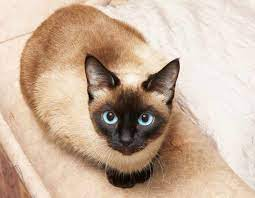
#> input picture images/cat.jpg, 255 x 198 px, found by its file name
$ jupyter execute OPEN_CV_Tutorial.ipynb
#> lines starting #> are read from the running program, lines starting #| are printed output that depends on the picture; after the words box and inside, x2 and y2 are one past the last pixel; in counts of white or black regions, pixels touching at a corner belong together
# 개요.
- OpenCV를 알고 이미지연산, 이미지변형 등을 공부합니다.
- OpenCV를 이용하여 객체탐지 모델을 응용 공부합니다.

# Colab에서 사진업로드

[cell 1]
from google.colab import files
uploaded = files.upload()
#> the answer given: cat.jpg

# OpenCV의 기본적인 함수
- cv2.imread(file_name, flag): 이미지를 읽어 Numpy 객체로 만드는 함수
  - file_name : 읽고자 하는 이미지 파일
  - flag : 이미지를 읽는 방법 설정
    - IMREAD_COLOR : 이미지를 Color로 읽고, 투명한 부분은 무시
    - IMREAD_GRAYSCALE : 이미지를 Grayscale로 읽기
    - IMREAD_UNCHAGED : 이미지를 Color로 읽고, 투명한 부분도 읽기(Alpha)
  **반환 값* : Numpy 객체 (행, 열, 색상: 기본BGR)
- cv2.imshow(title, image): 특정한 이미지를 화면에 출력하는 함수
- cv2.cvtColor(image, flag): 이미지를 색상 형태를 변경하는 함수

# CoLab에서의 이미지 출력
- CoLab은 Jupyter Notebook을 기반으로 동작하므로 Matplotlib를 이용하여 이미지를 출력합니다.
- OpenCV는 BGR을 기준으로 하며, Matplotlib는 RGB를 기준으로 합니다.

[cell 2]
import cv2
import numpy as np
import matplotlib.pyplot as plt

img_basic = cv2.imread('cat.jpg', cv2.IMREAD_COLOR)
#> img_basic is the input picture: shape (198, 255, 3); mean B, G, R 157.7, 177.7, 201.5
plt.imshow(cv2.cvtColor(img_basic, cv2.COLOR_BGR2RGB))
plt.show()

# 회색출력법1 : cvtClolor를 이용하는 방법
img_gray = cv2.cvtColor(img_basic, cv2.COLOR_BGR2GRAY)
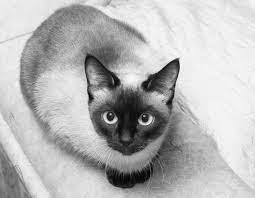
#> img_gray: shape (198, 255); min 1, max 253, mean 182.6
plt.imshow(cv2.cvtColor(img_gray, cv2.COLOR_BGR2RGB))
plt.show()

# 회색출력법2 : GRAYSCALE를 이용하는 방법
img_gray1 = cv2.imread('cat.jpg', cv2.IMREAD_GRAYSCALE)
#> img_gray1: shape (198, 255); min 0, max 255, mean 182.6
plt.imshow(cv2.cvtColor(img_gray1, cv2.COLOR_BGR2RGB))
plt.show()

# OPEN CV 이미지 연산
OpenCV를 활용한 이미지 크기 및 픽셀 정보 확인

[cell 3]
image = cv2.imread('cat.jpg')

# 픽셀 수 및 이미지 크기 확인
# (가로, 세로, 색)
print("image.shape : ", image.shape)
#| image.shape :  (198, 255, 3)
# 가로 X 세로 X 색
print("image.size : ", image.size)
#| image.size :  151470

# 이미지 Numpy 객체의 특정 픽셀을 가리킵니다.
px = image[100, 100]
#> px = [139, 172, 211]

# B, G, R 순서로 출력됩니다.
# (단, Gray Scale인 경우에는 B, G, R로 구분되지 않습니다.)
# (100, 100)의 BGR
print("image.px : ", px)
#| image.px :  [139 172 211]

# R 값만 출력하기
print("imgage.px RedColor : ", px[2])
#| imgage.px RedColor :  211

- 반복문과 슬라이싱을 이용해 픽셀 변경 가능
- 슬라이싱을 이용했을 경우 시간단축에 도움됨.

[cell 4]
import time

# 반복문을 이용해 픽셀값에 흰색입히기
start_time = time.time()
for i in range(0, 100):
    for j in range(0, 100):
      image[i, j] = [255, 255, 255]
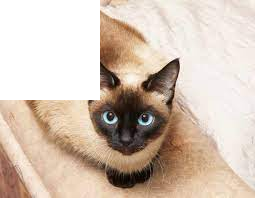
#> image: shape (198, 255, 3); 19.81% of pixels changed, all inside (x1, y1, x2, y2) = (0, 0, 100, 100)
print("--- %s seconds ---" % (time.time() - start_time))

# 슬라이싱을 이용해 픽셀값에 검은색입히기
# start_time = time.time()
# image[0:100, 0:100] = [0, 0, 0]
print("--- %s seconds ---" % (time.time() - start_time))

plt.imshow(cv2.cvtColor(image, cv2.COLOR_BGR2RGB))
plt.show()

- OpenCV를 활용한 ROI(Region of Interest: 관심 있는 영역) 추출

[cell 5]
image = cv2.imread('cat.jpg')

# Numpy Slicing: ROI 처리 가능
# roi에 추출하고자하는 위치 선정
roi = image[0:100, 0:100]

# ROI 단위로 이미지 복사하기
# 보여주고자 하는 위치에 roi 대입
image[0:100, 100:200] = roi
#> image: shape (198, 255, 3); 19.81% of pixels changed, all inside (x1, y1, x2, y2) = (100, 0, 200, 100)

plt.imshow(cv2.cvtColor(image, cv2.COLOR_BGR2RGB))
plt.show()

- OpenCV를 활용한 픽셀별 색상 다루기

[cell 6]
image = cv2.imread('cat.jpg')
# 이미지의 모든 Red 값을 0으로 만듬.
image[:, :, 2] = 0
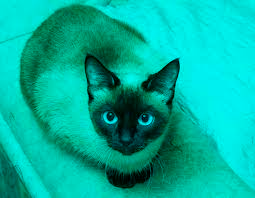
#> image: shape (198, 255, 3); mean B, G, R 157.7, 177.7, 0

plt.imshow(cv2.cvtColor(image, cv2.COLOR_BGR2RGB))
plt.show()

# OPEN CV 이미지 변형
**cv2.resize(image, dsize, fx, fy, interpolation)**: 이미지의 크기를 조절합니다.

- dsize: Manual Size
- fx: 가로 비율
- fy: 세로 비율
- interpolation: 보간법

**보간법은 알려진 값을 가진 두 점 사이 어느 지점의 값이 얼마일지를 추정하는 기법.**

**사이즈가 변할 때 픽셀 사이의 값을 조절하는 방법을 의미합니다.**

> 1) INTER_CUBIC : 사이즈를 크게 할 때 주로 사용합니다.
>
> 2) INTER_AREA : 사이즈를 작게 할 때 주로 사용합니다.

> 1) **INTER_NEAREST** : 최근접 보간법
>
> 2) **INTER_LINEAR** : 선형 보간법(used by default)
>
> 3) **INTER_AREA** : resampling using pixel area relation. It may be a preferred method for image decimation, as it gives moire’-free results. But when the image is zoomed, it is similar to theINTER_NEAREST method.
>
> 4) **INTER_CUBIC** : a bicubic interpolation over 4×4 pixel neighborhood
>
> 5) **INTER_LANCZOS4** : a Lanczos interpolation over 8×8 pixel neighborhood

[cell 7]
# 고양이 사진
image = cv2.imread('cat.jpg')
plt.imshow(cv2.cvtColor(image, cv2.COLOR_BGR2RGB))
plt.show()

# 비율 2배
expand = cv2.resize(image, None, fx=2.0, fy=2.0, interpolation=cv2.INTER_CUBIC)
plt.imshow(cv2.cvtColor(expand, cv2.COLOR_BGR2RGB))
plt.show()

# 비율 0.8배
shrink = cv2.resize(image, None, fx=0.8, fy=0.8, interpolation=cv2.INTER_AREA)
plt.imshow(cv2.cvtColor(shrink, cv2.COLOR_BGR2RGB))
plt.show()

[cell 8]
# [20 lines of commented-out code are left out]

cv2.warpAffine(image, M, dsize): 이미지의 위치를 변경합니다.

- M: 변환 행렬
- dsize: Manual Size

[cell 9]
# 행과 열 정보만 저장합니다.
height, width = image.shape[:2]
#> height = 198; width = 255
# M 값을 통해 50, 10 만큼 이동
# dsize : Manual Size에 (width, height) 넣어줌.
M = np.float32([[1, 0, 50], [0, 1, 10]])
dst = cv2.warpAffine(image, M, (width, height))

plt.imshow(cv2.cvtColor(dst, cv2.COLOR_BGR2RGB))
plt.show()

cv2.getRotationMatrix2D(center, angle, scale): 이미지 회전을 위한 변환 행렬을 생성합니다.

- center: 회전 중심
- angle: 회전 각도
- scale: Scale Factor

[cell 10]
height, width = image.shape[:2]
# center : 회전중심 값 = (width / 5, height / 2)
# angle : 회전각도 = 90
# scale : Scale Factor = 출력크기
M = cv2.getRotationMatrix2D((width / 2, height / 2), 270, 0.6)
print(M)
#| [[-1.10218212e-16 -6.00000000e-01  1.86900000e+02]
#|  [ 6.00000000e-01 -1.10218212e-16  2.25000000e+01]]
dst = cv2.warpAffine(image, M, (width, height))
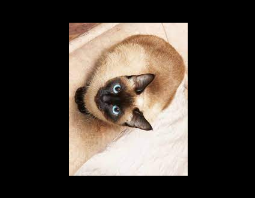
#> dst: shape (198, 255, 3); mean B, G, R 56.8, 64, 72.6

plt.imshow(cv2.cvtColor(dst, cv2.COLOR_BGR2RGB))
plt.show()

# OPEN CV 이미지 합치기

[cell 11]
uploaded = files.upload()
#> the answer given: cat_06.jpg

[cell 12]
uploaded = files.upload()
#> the answer given: cat_ragdoll_02.jpg

[cell 13]
image_1 = cv2.imread('cat_06.jpg', cv2.IMREAD_COLOR)
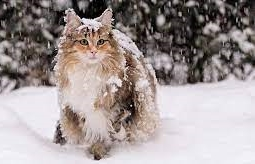
#> input picture images/cat_06.jpg, 255 x 164 px, found by its file name
#> image_1 is the input picture: shape (164, 255, 3); mean B, G, R 149.4, 150.4, 160.5
image_2 = cv2.imread('cat_ragdoll_02.jpg', cv2.IMREAD_COLOR)
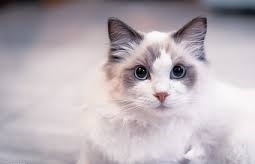
#> input picture images/cat_ragdoll_02.jpg, 255 x 164 px, found by its file name
#> image_2 is the input picture: shape (164, 255, 3); mean B, G, R 182.3, 176.3, 185.2
plt.imshow(cv2.cvtColor(image_1, cv2.COLOR_BGR2RGB))
plt.show()
plt.imshow(cv2.cvtColor(image_2, cv2.COLOR_BGR2RGB))
plt.show()

[cell 14]
# cv2를 이용해 합한 사진
# 값이 255이 초과하면 255가 되므로 저첸적으로 흰색에 쏠린다.
result = cv2.add(image_1, image_2)
plt.imshow(cv2.cvtColor(result, cv2.COLOR_BGR2RGB))
plt.show()

# Numpy를 이용해 합한 사진
# 값이 255값을 초과한 부분은 어색한 색상이 나온다.
result = image_1 + image_2
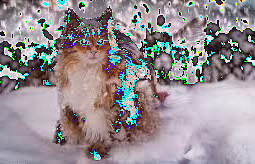
#> result: shape (164, 255, 3); mean B, G, R 146.5, 142.3, 149.8
plt.imshow(cv2.cvtColor(result, cv2.COLOR_BGR2RGB))
plt.show()

# 두 결과 좋지 않다.

# 이미지 Blending

# OPEN CV 임계점 처리하기
=> CNN에서 이미지 훈련할때 사용.

- cv2.threshold(image, thresh, max_value, type): 임계값을 기준으로 흑/백으로 분류하는 함수

  - image: 처리할 Gray Scale 이미지
  - thresh: 임계 값 (전체 픽셀에 적용)
  - max_value: 임계 값을 넘었을 때 적용할 값
  - type: 임계점을 처리하는 방식
> 1) THRESH_BINARY: 임계 값보다 크면 max_value, 작으면 0
>
> 2) THRESH_BINARY_INV: 임계 값보다 작으면 max_value, 크면 0
>
> 3) THRESH_TRUNC: 임계 값보다 크면 임계 값, 작으면 그대로
>
> 4) THRESH_TOZERO: 임계 값보다 크면 그대로, 작으면 0
>
> 5) THRESH_TOZERO_INV: 임계 값보다 크면 0, 작으면 그대로

[cell 15]
image = cv2.imread('cat_ragdoll_02.jpg', cv2.IMREAD_GRAYSCALE)
#> image: shape (164, 255); min 0, max 252, mean 179.6

plt.imshow(cv2.cvtColor(image, cv2.COLOR_BGR2RGB))
plt.show()
images = []
ret, thres1 = cv2.threshold(image, 127, 255, cv2.THRESH_BINARY)
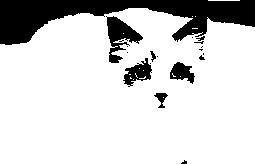
#> thres1: shape (164, 255); 82.4% white; 19 black regions (12 under 20 px), largest, box (x1, y1, x2, y2) and area: (0, 0, 255, 45) 5629, (106, 16, 143, 63) 766, (123, 58, 152, 87) 413
ret, thres2 = cv2.threshold(image, 127, 255, cv2.THRESH_BINARY_INV)
ret, thres3 = cv2.threshold(image, 127, 255, cv2.THRESH_TRUNC)
ret, thres4 = cv2.threshold(image, 127, 255, cv2.THRESH_TOZERO)
ret, thres5 = cv2.threshold(image, 127, 255, cv2.THRESH_TOZERO_INV)
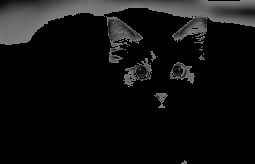
#> thres5: shape (164, 255); min 0, max 127, mean 16.4
images.append(thres1)
images.append(thres2)
images.append(thres3)
images.append(thres4)
images.append(thres5)

for i in images:
  plt.imshow(cv2.cvtColor(i, cv2.COLOR_GRAY2RGB))
  plt.show()
#> this loop made 5 passes

> **cv2.adaptiveThreshold(image, max_value, adaptive_method, type, block_size, C)**: 적응 임계점 처리 함수
>
> 하나의 이미지에 다수의 조명 상태가 존재하는 경우 적용하면 좋습니다.

  - max_value: 임계 값을 넘었을 때 적용할 값

  - adaptive_method: 임계 값을 결정하는 계산 방법

> 1) ADAPTIVE_THRESH_MEAN_C: 주변영역의 평균값으로 결정
>
> 2) ADAPTIVE_THRESH_GAUSSIAN_C

- type: 임계점을 처리하는 방식

- block_size: 임계 값을 적용할 영역의 크기

- C: 평균이나 가중 평균에서 차감할 값

> Adaptive Threshold를 이용하면, 전체 픽셀을 기준으로 임계 값을 적용하지 않습니다.

[cell 16]
ret, thres1 = cv2.threshold(image, 127, 255, cv2.THRESH_BINARY)
thres2 = cv2.adaptiveThreshold(image, 255, cv2.ADAPTIVE_THRESH_MEAN_C, cv2.THRESH_BINARY, 21, 3)
#> thres2: shape (164, 255); 75.7% white; 131 black regions (88 under 20 px), largest, box (x1, y1, x2, y2) and area: (96, 0, 255, 19) 939, (103, 17, 144, 82) 855, (120, 43, 161, 99) 800
thres3 = cv2.adaptiveThreshold(image, 255, cv2.ADAPTIVE_THRESH_GAUSSIAN_C, cv2.THRESH_BINARY, 21, 3)
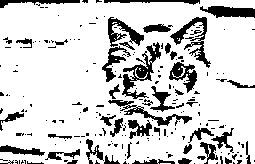
#> thres3: shape (164, 255); 81.7% white; 204 black regions (158 under 20 px), largest, box (x1, y1, x2, y2) and area: (122, 42, 161, 99) 691, (170, 17, 211, 68) 572, (108, 100, 192, 126) 458

# 흑백사진
plt.imshow(cv2.cvtColor(image, cv2.COLOR_GRAY2RGB))
plt.show()

# THRESH_BINARY 사진
plt.imshow(cv2.cvtColor(thres1, cv2.COLOR_GRAY2RGB))
plt.show()

# ADAPTIVE_THRESH_MEAN_C 사진
plt.imshow(cv2.cvtColor(thres2, cv2.COLOR_GRAY2RGB))
plt.show()

# ADAPTIVE_THRESH_GAUSSIAN_C
plt.imshow(cv2.cvtColor(thres3, cv2.COLOR_GRAY2RGB))
plt.show()
